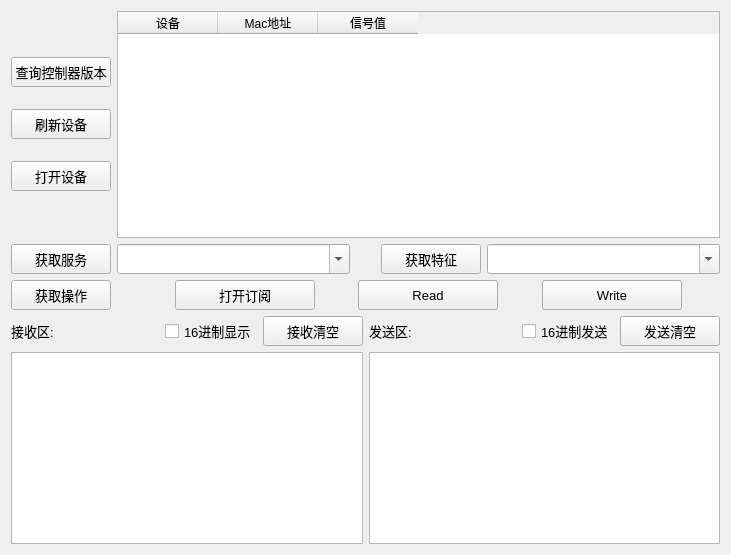
<?xml version="1.0" encoding="UTF-8"?>
<ui version="4.0">
 <class>Widget</class>
 <widget class="QWidget" name="Widget">
  <property name="geometry">
   <rect>
    <x>0</x>
    <y>0</y>
    <width>731</width>
    <height>555</height>
   </rect>
  </property>
  <property name="sizePolicy">
   <sizepolicy hsizetype="Maximum" vsizetype="Maximum">
    <horstretch>0</horstretch>
    <verstretch>0</verstretch>
   </sizepolicy>
  </property>
  <property name="windowTitle">
   <string>WCHBleDemo</string>
  </property>
  <layout class="QGridLayout" name="gridLayout">
   <item row="0" column="0">
    <layout class="QVBoxLayout" name="verticalLayout_4">
     <item>
      <layout class="QHBoxLayout" name="horizontalLayout">
       <item>
        <layout class="QVBoxLayout" name="verticalLayout">
         <item>
          <spacer name="verticalSpacer_2">
           <property name="orientation">
            <enum>Qt::Vertical</enum>
           </property>
           <property name="sizeType">
            <enum>QSizePolicy::Fixed</enum>
           </property>
           <property name="sizeHint" stdset="0">
            <size>
             <width>20</width>
             <height>30</height>
            </size>
           </property>
          </spacer>
         </item>
         <item>
          <widget class="QPushButton" name="BtGetBleVer">
           <property name="minimumSize">
            <size>
             <width>100</width>
             <height>30</height>
            </size>
           </property>
           <property name="maximumSize">
            <size>
             <width>100</width>
             <height>30</height>
            </size>
           </property>
           <property name="font">
            <font>
             <pointsize>10</pointsize>
            </font>
           </property>
           <property name="text">
            <string>查询控制器版本</string>
           </property>
          </widget>
         </item>
         <item>
          <widget class="QPushButton" name="BtFlushDev">
           <property name="minimumSize">
            <size>
             <width>100</width>
             <height>30</height>
            </size>
           </property>
           <property name="maximumSize">
            <size>
             <width>100</width>
             <height>30</height>
            </size>
           </property>
           <property name="font">
            <font>
             <pointsize>10</pointsize>
            </font>
           </property>
           <property name="text">
            <string>刷新设备</string>
           </property>
          </widget>
         </item>
         <item>
          <widget class="QPushButton" name="BtOpenDev">
           <property name="minimumSize">
            <size>
             <width>100</width>
             <height>30</height>
            </size>
           </property>
           <property name="maximumSize">
            <size>
             <width>100</width>
             <height>30</height>
            </size>
           </property>
           <property name="font">
            <font>
             <pointsize>10</pointsize>
            </font>
           </property>
           <property name="text">
            <string>打开设备</string>
           </property>
          </widget>
         </item>
         <item>
          <spacer name="verticalSpacer">
           <property name="orientation">
            <enum>Qt::Vertical</enum>
           </property>
           <property name="sizeType">
            <enum>QSizePolicy::Fixed</enum>
           </property>
           <property name="sizeHint" stdset="0">
            <size>
             <width>20</width>
             <height>30</height>
            </size>
           </property>
          </spacer>
         </item>
        </layout>
       </item>
       <item>
        <widget class="QTableWidget" name="tableWidget_BleDev">
         <column>
          <property name="text">
           <string>设备</string>
          </property>
         </column>
         <column>
          <property name="text">
           <string>Mac地址</string>
          </property>
         </column>
         <column>
          <property name="text">
           <string>信号值</string>
          </property>
         </column>
        </widget>
       </item>
      </layout>
     </item>
     <item>
      <layout class="QHBoxLayout" name="horizontalLayout_2">
       <item>
        <widget class="QPushButton" name="BtGetService">
         <property name="minimumSize">
          <size>
           <width>100</width>
           <height>30</height>
          </size>
         </property>
         <property name="maximumSize">
          <size>
           <width>100</width>
           <height>30</height>
          </size>
         </property>
         <property name="font">
          <font>
           <pointsize>10</pointsize>
          </font>
         </property>
         <property name="text">
          <string>获取服务</string>
         </property>
        </widget>
       </item>
       <item>
        <widget class="QComboBox" name="comboBox_Serivices">
         <property name="minimumSize">
          <size>
           <width>0</width>
           <height>30</height>
          </size>
         </property>
         <property name="maximumSize">
          <size>
           <width>16777215</width>
           <height>30</height>
          </size>
         </property>
         <property name="font">
          <font>
           <pointsize>10</pointsize>
          </font>
         </property>
         <property name="editable">
          <bool>true</bool>
         </property>
        </widget>
       </item>
       <item>
        <spacer name="horizontalSpacer">
         <property name="orientation">
          <enum>Qt::Horizontal</enum>
         </property>
         <property name="sizeType">
          <enum>QSizePolicy::Fixed</enum>
         </property>
         <property name="sizeHint" stdset="0">
          <size>
           <width>25</width>
           <height>30</height>
          </size>
         </property>
        </spacer>
       </item>
       <item>
        <widget class="QPushButton" name="BtGetchara">
         <property name="minimumSize">
          <size>
           <width>100</width>
           <height>30</height>
          </size>
         </property>
         <property name="maximumSize">
          <size>
           <width>100</width>
           <height>30</height>
          </size>
         </property>
         <property name="font">
          <font>
           <pointsize>10</pointsize>
          </font>
         </property>
         <property name="text">
          <string>获取特征</string>
         </property>
        </widget>
       </item>
       <item>
        <widget class="QComboBox" name="comboBox_Chara">
         <property name="minimumSize">
          <size>
           <width>0</width>
           <height>30</height>
          </size>
         </property>
         <property name="maximumSize">
          <size>
           <width>16777215</width>
           <height>30</height>
          </size>
         </property>
         <property name="font">
          <font>
           <pointsize>10</pointsize>
           <weight>50</weight>
           <italic>false</italic>
           <bold>false</bold>
          </font>
         </property>
         <property name="editable">
          <bool>true</bool>
         </property>
        </widget>
       </item>
      </layout>
     </item>
     <item>
      <layout class="QHBoxLayout" name="horizontalLayout_3">
       <item>
        <widget class="QPushButton" name="BtGetAction">
         <property name="minimumSize">
          <size>
           <width>100</width>
           <height>30</height>
          </size>
         </property>
         <property name="maximumSize">
          <size>
           <width>100</width>
           <height>30</height>
          </size>
         </property>
         <property name="font">
          <font>
           <pointsize>10</pointsize>
          </font>
         </property>
         <property name="text">
          <string>获取操作</string>
         </property>
        </widget>
       </item>
       <item>
        <spacer name="horizontalSpacer_4">
         <property name="orientation">
          <enum>Qt::Horizontal</enum>
         </property>
         <property name="sizeType">
          <enum>QSizePolicy::Preferred</enum>
         </property>
         <property name="sizeHint" stdset="0">
          <size>
           <width>120</width>
           <height>20</height>
          </size>
         </property>
        </spacer>
       </item>
       <item>
        <widget class="QPushButton" name="BtOpenNotify">
         <property name="minimumSize">
          <size>
           <width>140</width>
           <height>30</height>
          </size>
         </property>
         <property name="maximumSize">
          <size>
           <width>140</width>
           <height>30</height>
          </size>
         </property>
         <property name="font">
          <font>
           <pointsize>10</pointsize>
          </font>
         </property>
         <property name="text">
          <string>打开订阅</string>
         </property>
        </widget>
       </item>
       <item>
        <spacer name="horizontalSpacer_5">
         <property name="orientation">
          <enum>Qt::Horizontal</enum>
         </property>
         <property name="sizeType">
          <enum>QSizePolicy::Maximum</enum>
         </property>
         <property name="sizeHint" stdset="0">
          <size>
           <width>100</width>
           <height>20</height>
          </size>
         </property>
        </spacer>
       </item>
       <item>
        <widget class="QPushButton" name="BtReadFunc">
         <property name="minimumSize">
          <size>
           <width>140</width>
           <height>30</height>
          </size>
         </property>
         <property name="maximumSize">
          <size>
           <width>140</width>
           <height>30</height>
          </size>
         </property>
         <property name="font">
          <font>
           <pointsize>10</pointsize>
          </font>
         </property>
         <property name="text">
          <string>Read</string>
         </property>
        </widget>
       </item>
       <item>
        <spacer name="horizontalSpacer_6">
         <property name="orientation">
          <enum>Qt::Horizontal</enum>
         </property>
         <property name="sizeType">
          <enum>QSizePolicy::Maximum</enum>
         </property>
         <property name="sizeHint" stdset="0">
          <size>
           <width>100</width>
           <height>20</height>
          </size>
         </property>
        </spacer>
       </item>
       <item>
        <widget class="QPushButton" name="BtWriteFUnc">
         <property name="minimumSize">
          <size>
           <width>140</width>
           <height>30</height>
          </size>
         </property>
         <property name="maximumSize">
          <size>
           <width>140</width>
           <height>30</height>
          </size>
         </property>
         <property name="font">
          <font>
           <pointsize>10</pointsize>
          </font>
         </property>
         <property name="text">
          <string>Write</string>
         </property>
        </widget>
       </item>
       <item>
        <spacer name="horizontalSpacer_7">
         <property name="orientation">
          <enum>Qt::Horizontal</enum>
         </property>
         <property name="sizeType">
          <enum>QSizePolicy::Maximum</enum>
         </property>
         <property name="sizeHint" stdset="0">
          <size>
           <width>100</width>
           <height>20</height>
          </size>
         </property>
        </spacer>
       </item>
      </layout>
     </item>
     <item>
      <layout class="QHBoxLayout" name="horizontalLayout_6">
       <item>
        <layout class="QVBoxLayout" name="verticalLayout_2">
         <item>
          <layout class="QHBoxLayout" name="horizontalLayout_4">
           <item>
            <widget class="QLabel" name="label_RecvArea">
             <property name="minimumSize">
              <size>
               <width>0</width>
               <height>30</height>
              </size>
             </property>
             <property name="maximumSize">
              <size>
               <width>16777215</width>
               <height>30</height>
              </size>
             </property>
             <property name="font">
              <font>
               <pointsize>10</pointsize>
              </font>
             </property>
             <property name="text">
              <string>接收区:</string>
             </property>
            </widget>
           </item>
           <item>
            <spacer name="horizontalSpacer_2">
             <property name="orientation">
              <enum>Qt::Horizontal</enum>
             </property>
             <property name="sizeHint" stdset="0">
              <size>
               <width>40</width>
               <height>20</height>
              </size>
             </property>
            </spacer>
           </item>
           <item>
            <widget class="QCheckBox" name="checkBox_HexShow">
             <property name="minimumSize">
              <size>
               <width>0</width>
               <height>30</height>
              </size>
             </property>
             <property name="maximumSize">
              <size>
               <width>16777215</width>
               <height>30</height>
              </size>
             </property>
             <property name="font">
              <font>
               <pointsize>10</pointsize>
              </font>
             </property>
             <property name="text">
              <string>16进制显示</string>
             </property>
            </widget>
           </item>
           <item>
            <widget class="QPushButton" name="BtClearReceive">
             <property name="minimumSize">
              <size>
               <width>100</width>
               <height>30</height>
              </size>
             </property>
             <property name="maximumSize">
              <size>
               <width>100</width>
               <height>30</height>
              </size>
             </property>
             <property name="font">
              <font>
               <pointsize>10</pointsize>
              </font>
             </property>
             <property name="text">
              <string>接收清空</string>
             </property>
            </widget>
           </item>
          </layout>
         </item>
         <item>
          <widget class="QPlainTextEdit" name="plainTextEdit_RecvData">
           <property name="minimumSize">
            <size>
             <width>0</width>
             <height>150</height>
            </size>
           </property>
          </widget>
         </item>
        </layout>
       </item>
       <item>
        <layout class="QVBoxLayout" name="verticalLayout_3">
         <item>
          <layout class="QHBoxLayout" name="horizontalLayout_5">
           <item>
            <widget class="QLabel" name="label_SendingArea">
             <property name="minimumSize">
              <size>
               <width>0</width>
               <height>30</height>
              </size>
             </property>
             <property name="maximumSize">
              <size>
               <width>16777215</width>
               <height>30</height>
              </size>
             </property>
             <property name="font">
              <font>
               <pointsize>10</pointsize>
              </font>
             </property>
             <property name="text">
              <string>发送区:</string>
             </property>
            </widget>
           </item>
           <item>
            <spacer name="horizontalSpacer_3">
             <property name="orientation">
              <enum>Qt::Horizontal</enum>
             </property>
             <property name="sizeHint" stdset="0">
              <size>
               <width>40</width>
               <height>20</height>
              </size>
             </property>
            </spacer>
           </item>
           <item>
            <widget class="QCheckBox" name="checkBox_HexSend">
             <property name="minimumSize">
              <size>
               <width>0</width>
               <height>30</height>
              </size>
             </property>
             <property name="maximumSize">
              <size>
               <width>16777215</width>
               <height>30</height>
              </size>
             </property>
             <property name="font">
              <font>
               <pointsize>10</pointsize>
              </font>
             </property>
             <property name="text">
              <string>16进制发送</string>
             </property>
            </widget>
           </item>
           <item>
            <widget class="QPushButton" name="BtClearSend">
             <property name="minimumSize">
              <size>
               <width>100</width>
               <height>30</height>
              </size>
             </property>
             <property name="maximumSize">
              <size>
               <width>100</width>
               <height>30</height>
              </size>
             </property>
             <property name="font">
              <font>
               <pointsize>10</pointsize>
              </font>
             </property>
             <property name="text">
              <string>发送清空</string>
             </property>
            </widget>
           </item>
          </layout>
         </item>
         <item>
          <widget class="QPlainTextEdit" name="plainTextEdit_SendData">
           <property name="minimumSize">
            <size>
             <width>0</width>
             <height>150</height>
            </size>
           </property>
          </widget>
         </item>
        </layout>
       </item>
      </layout>
     </item>
    </layout>
   </item>
  </layout>
 </widget>
 <layoutdefault spacing="6" margin="11"/>
 <resources/>
 <connections/>
</ui>
